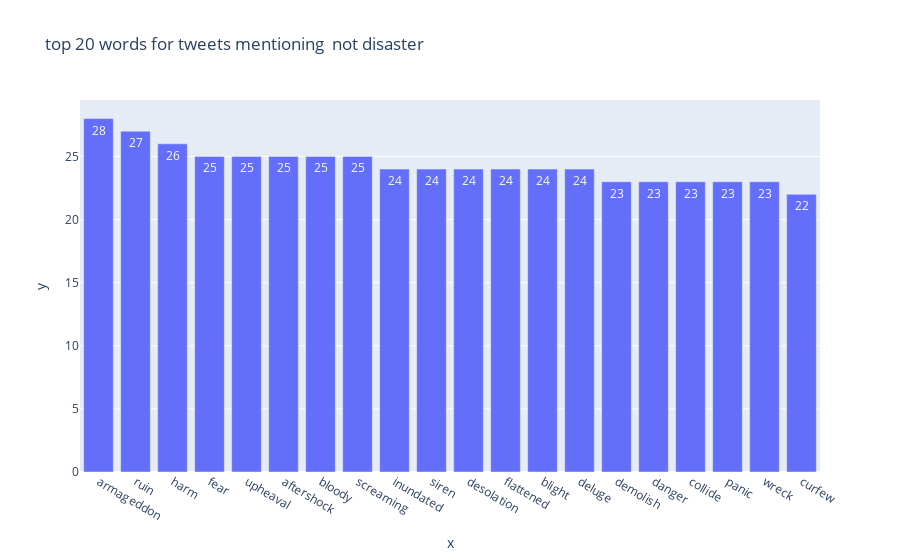

This figure's notebook cell:
### Code cell
px.bar(x=df_neg.keyword.value_counts().head(20).index,y=df_neg.keyword.value_counts().head(20),
      text=df_neg.keyword.value_counts().head(20),
      title='top 20 words for tweets mentioning  not disaster')

### Figure 1 — Plotly figure (JSON) as saved in the notebook; plotly's stock layout.template omitted (floating-point values rounded to 4 significant figures)
{"data": [{"alignmentgroup": "True", "hovertemplate": "x=%{x}<br>y=%{y}<br>text=%{text}<extra></extra>", "legendgroup": "", "marker": {"color": "#636efa", "pattern": {"shape": ""}}, "name": "", "offsetgroup": "", "orientation": "v", "showlegend": false, "text": ["28", "27", "26", "25", "25", "25", "25", "25", "24", "24", "24", "24", "24", "24", "23", "23", "23", "23", "23", "22"], "textposition": "auto", "type": "bar", "x": ["armageddon", "ruin", "harm", "fear", "upheaval", "aftershock", "bloody", "screaming", "inundated", "siren", "desolation", "flattened", "blight", "deluge", "demolish", "danger", "collide", "panic", "wreck", "curfew"], "xaxis": "x", "y": [28, 27, 26, 25, 25, 25, 25, 25, 24, 24, 24, 24, 24, 24, 23, 23, 23, 23, 23, 22], "yaxis": "y"}], "layout": {"barmode": "relative", "legend": {"tracegroupgap": 0}, "title": {"text": "top 20 words for tweets mentioning  not disaster"}, "xaxis": {"anchor": "y", "domain": [0, 1], "title": {"text": "x"}}, "yaxis": {"anchor": "x", "domain": [0, 1], "title": {"text": "y"}}}}
